Frame 1 (no input): blank canvas, image omitted
Frame 60 (no input): blank canvas, image omitted
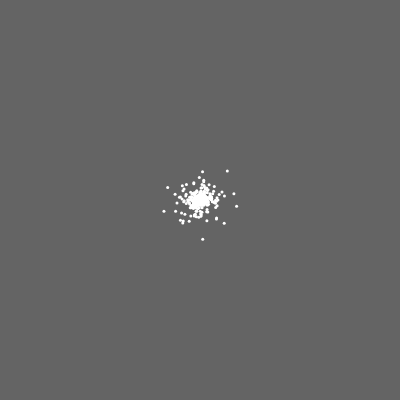
Frame 120 (the mouse pressed at the canvas centre since frame 60)

The p5.js sketch whose frames 1 and 60 were blank and that drew this single picture after the mouse press (run headless with seeded random() and noise() and a simulated clock; from frame 60 on, the mouse is pressed at the canvas centre):

// p5.js sketch
// ── sketch.js
var particleSystem;

function setup() {
  createCanvas( 400, 400 );
  colorMode(HSB, 255);
  noStroke();

  particleSystem = new ParticleSystem();
  particleSystem.setup();
}

function draw() {
  background(100);
  if (mouseIsPressed) {
    particleSystem.addParticle(mouseX, mouseY, 10);
  }
  particleSystem.draw();
}

// ── particle.js
function Particle() {
  this.setup = function(pos) {
    this.pos = pos.copy();
    this.vel = createVector(0, 0);
    this.acc = createVector(0, 0);
    this.age = 0;
    this.size = 3;
    this.lifeSpan = 100;
    this.isDead = false;
    this.mass = Math.random() + 0.1 * 10.0;
  }

  this.addForce = function (force) {
    var f = force.copy().div(this.mass);
    this.acc.add(f);
  }

  this.update = function () {
//    this.addForce(this.wind);

    this.wind = createVector((Math.random() - 0.5) * 0.01, (Math.random() - 0.5) * 0.01);
    this.addForce(this.wind);
    this.age ++;
    if (this.age > this.lifeSpan) {
      this.isDead = true;
    }
    this.vel.add(this.acc);
    this.pos.add(this.vel);
  }

  this.draw = function (index) {

    ellipse(this.pos.x, this.pos.y, this.size, this.size);
  }

}

// ── particleSystem.js
function ParticleSystem() {

  this.setup = function () {
    this.particles = [];
  }

  this.addParticle = function (x, y, amt) {
    for (var i=0; i<amt; i++) {
      var p = new Particle();
      p.setup(createVector(x, y));
      this.particles.push(p);
    }
  }

  this.draw = function () {
    var gravity = createVector(0.0, 0.05);

    for (var i = 0; i < this.particles.length; i++) {
      var p = this.particles[i];
      if (p.isDead) {
        this.particles.splice(i, 1);
      } else {
        //p.addForce(gravity);
        p.update();
        p.draw();
      }
    }
  }

}
